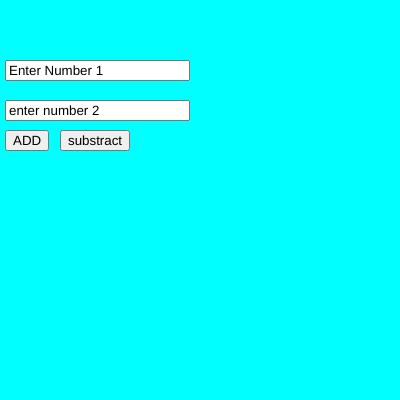
Frame 1 (no input)
Frame 60 (no input): identical to frame 1, image omitted
Frame 120 (the mouse pressed at the canvas centre since frame 60): identical to frame 1, image omitted

The p5.js sketch that drew this single still picture (run headless with seeded random() and noise() and a simulated clock; from frame 60 on, the mouse is pressed at the canvas centre):

// p5.js sketch
// ── sketch.js
var n1,n2;
var b1,b2,b3,b4;
var input1;
var input2;
function setup() {
  
  createCanvas(400, 400);

input1=createInput("Enter Number 1")

input1.position(5,60);
  input2=createInput("enter number 2")
 input2.position(5,100)

 b1=createButton("ADD");
 b1.position(5,130);

 b1.mousePressed(add)
b2=createButton("substract")
b2.position(60,130)
b2.mousePressed(sub)


}

function draw() {

  background("cyan");

  

}

function add()

{
n1=parseInt(input1.value());
n2=parseInt(input2.value());
var ans=n1+n2;
console.log("your addition is " +ans);
alert("your addition is " +ans)


}

function sub(){

  n1=parseInt(input1.value());
  n2=parseInt(input2.value());
  var ans=n1-n2;
  console.log("your substraction is " +ans);

  alert("your substraction is " +ans)
  
  


}
